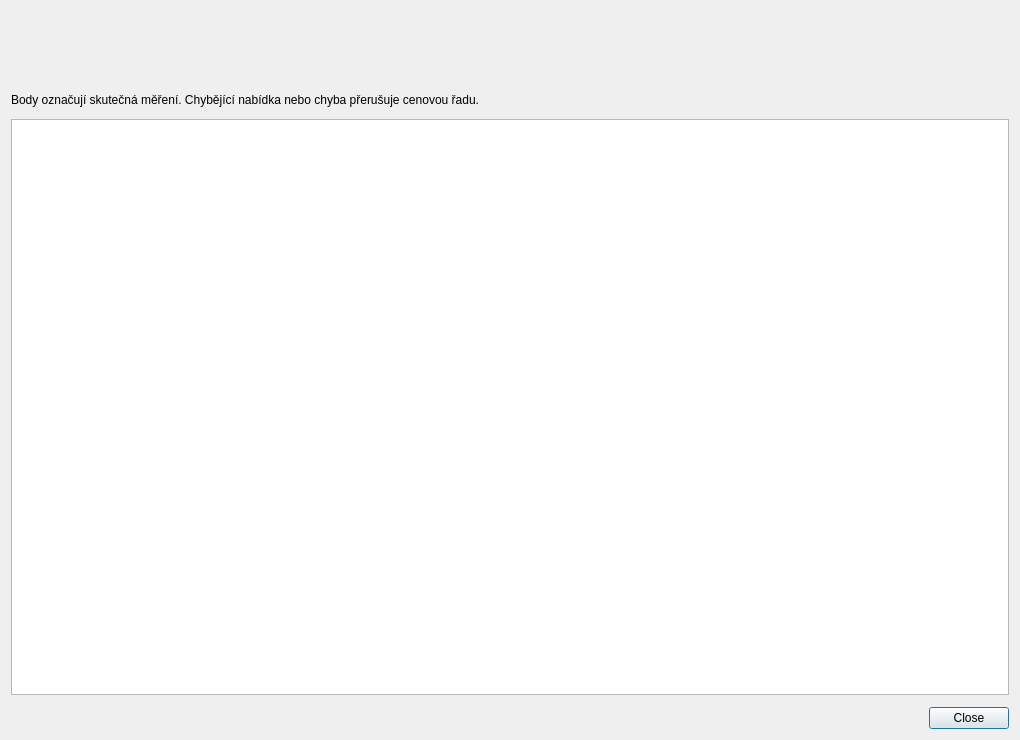
<?xml version="1.0" encoding="UTF-8"?>
<ui version="4.0">
 <class>FlightDetailDialog</class>
 <widget class="QDialog" name="FlightDetailDialog">
  <property name="windowTitle"><string>Vývoj ceny</string></property>
  <property name="geometry"><rect><x>0</x><y>0</y><width>1020</width><height>740</height></rect></property>
  <layout class="QVBoxLayout" name="layout">
   <property name="spacing"><number>12</number></property>
   <item><widget class="QLabel" name="heading"/></item>
   <item><widget class="QLabel" name="summaryLabel"><property name="wordWrap"><bool>true</bool></property></widget></item>
   <item><widget class="QWidget" name="chartContainer"><layout class="QVBoxLayout" name="chartLayout"/></widget></item>
   <item><widget class="QLabel" name="chartNote"><property name="text"><string>Body označují skutečná měření. Chybějící nabídka nebo chyba přerušuje cenovou řadu.</string></property><property name="wordWrap"><bool>true</bool></property></widget></item>
   <item><widget class="QTableView" name="historyTable"><property name="alternatingRowColors"><bool>true</bool></property><property name="editTriggers"><set>QAbstractItemView::NoEditTriggers</set></property><property name="showGrid"><bool>false</bool></property></widget></item>
   <item><widget class="QDialogButtonBox" name="buttonBox"><property name="standardButtons"><set>QDialogButtonBox::Close</set></property></widget></item>
  </layout>
 </widget>
 <resources/>
 <connections/>
</ui>
